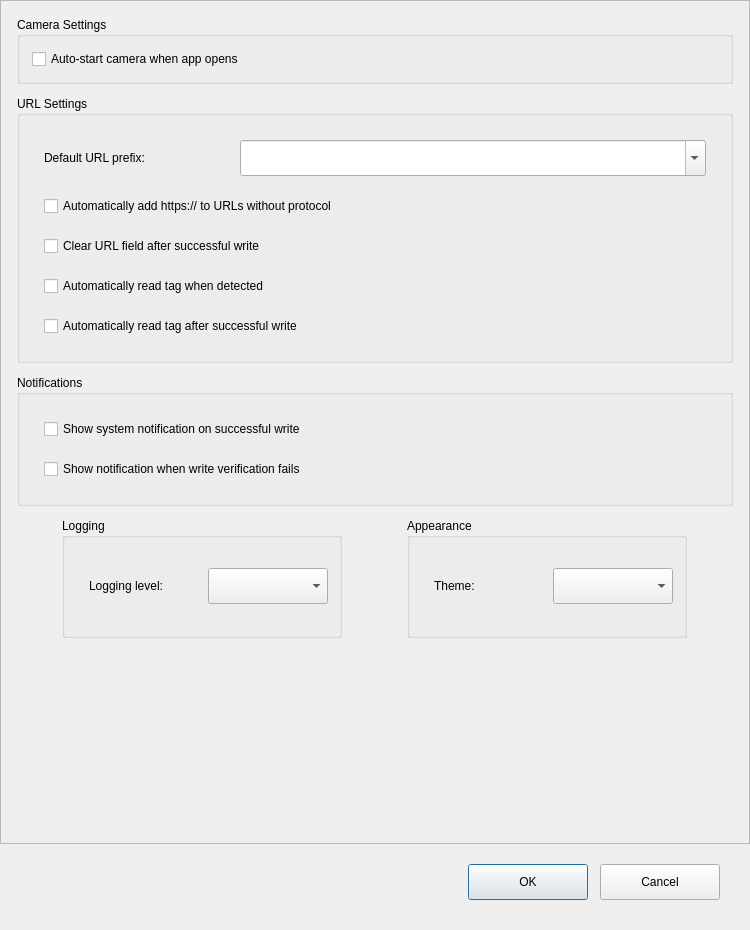
<?xml version="1.0" encoding="UTF-8"?>
<ui version="4.0">
 <class>SettingsDialog</class>
 <widget class="QDialog" name="SettingsDialog">
  <property name="geometry">
   <rect>
    <x>0</x>
    <y>0</y>
    <width>750</width>
    <height>930</height>
   </rect>
  </property>
  <property name="minimumSize">
   <size>
    <width>700</width>
    <height>600</height>
   </size>
  </property>
  <property name="windowTitle">
   <string>Settings</string>
  </property>
  <layout class="QVBoxLayout" name="main_layout">
   <property name="spacing">
    <number>0</number>
   </property>
   <property name="leftMargin">
    <number>0</number>
   </property>
   <property name="topMargin">
    <number>0</number>
   </property>
   <property name="rightMargin">
    <number>0</number>
   </property>
   <property name="bottomMargin">
    <number>0</number>
   </property>
   <item>
    <widget class="QScrollArea" name="scroll_area">
     <property name="widgetResizable">
      <bool>true</bool>
     </property>
     <property name="horizontalScrollBarPolicy">
      <enum>Qt::ScrollBarPolicy::ScrollBarAlwaysOff</enum>
     </property>
     <property name="verticalScrollBarPolicy">
      <enum>Qt::ScrollBarPolicy::ScrollBarAsNeeded</enum>
     </property>
     <widget class="QWidget" name="content_widget">
      <property name="geometry">
       <rect>
        <x>0</x>
        <y>0</y>
        <width>730</width>
        <height>550</height>
       </rect>
      </property>
      <layout class="QVBoxLayout" name="content_layout">
       <property name="spacing">
        <number>12</number>
       </property>
       <property name="leftMargin">
        <number>16</number>
       </property>
       <property name="topMargin">
        <number>16</number>
       </property>
       <property name="rightMargin">
        <number>16</number>
       </property>
       <property name="bottomMargin">
        <number>16</number>
       </property>
       <item>
        <widget class="QGroupBox" name="camera_group">
         <property name="title">
          <string>Camera Settings</string>
         </property>
         <property name="minimumHeight">
          <number>100</number>
         </property>
         <layout class="QVBoxLayout" name="camera_layout">
          <property name="spacing">
           <number>10</number>
          </property>
          <property name="leftMargin">
           <number>12</number>
          </property>
          <property name="topMargin">
           <number>12</number>
          </property>
          <property name="rightMargin">
           <number>12</number>
          </property>
          <property name="bottomMargin">
           <number>12</number>
          </property>
          <item>
           <widget class="QCheckBox" name="auto_start_camera_check">
            <property name="minimumHeight">
             <number>32</number>
            </property>
            <property name="text">
             <string>Auto-start camera when app opens</string>
            </property>
           </widget>
          </item>
         </layout>
        </widget>
       </item>
       <item>
        <widget class="QGroupBox" name="url_group">
         <property name="title">
          <string>URL Settings</string>
         </property>
         <layout class="QVBoxLayout" name="url_layout">
          <property name="spacing">
           <number>20</number>
          </property>
          <property name="leftMargin">
           <number>24</number>
          </property>
          <property name="topMargin">
           <number>24</number>
          </property>
          <property name="rightMargin">
           <number>24</number>
          </property>
          <property name="bottomMargin">
           <number>24</number>
          </property>
          <item>
           <layout class="QHBoxLayout" name="prefix_row">
            <property name="spacing">
             <number>16</number>
            </property>
            <item>
             <widget class="QLabel" name="prefix_label">
              <property name="minimumSize">
               <size>
                <width>180</width>
                <height>36</height>
               </size>
              </property>
              <property name="maximumSize">
               <size>
                <width>180</width>
                <height>36</height>
               </size>
              </property>
              <property name="text">
               <string>Default URL prefix:</string>
              </property>
              <property name="alignment">
               <set>Qt::AlignmentFlag::AlignLeft|Qt::AlignmentFlag::AlignVCenter</set>
              </property>
             </widget>
            </item>
            <item>
             <widget class="QComboBox" name="url_prefix_combo">
              <property name="editable">
               <bool>true</bool>
              </property>
              <property name="minimumSize">
               <size>
                <width>250</width>
                <height>36</height>
               </size>
              </property>
              <property name="maximumSize">
               <size>
                <width>16777215</width>
                <height>36</height>
               </size>
              </property>
             </widget>
            </item>
           </layout>
          </item>
          <item>
           <widget class="QCheckBox" name="auto_add_https_check">
            <property name="minimumHeight">
             <number>32</number>
            </property>
            <property name="maximumHeight">
             <number>32</number>
            </property>
            <property name="text">
             <string>Automatically add https:// to URLs without protocol</string>
            </property>
           </widget>
          </item>
          <item>
           <widget class="QCheckBox" name="clear_url_after_write_check">
            <property name="minimumHeight">
             <number>32</number>
            </property>
            <property name="maximumHeight">
             <number>32</number>
            </property>
            <property name="text">
             <string>Clear URL field after successful write</string>
            </property>
           </widget>
          </item>
          <item>
           <widget class="QCheckBox" name="auto_read_on_detect_check">
            <property name="minimumHeight">
             <number>32</number>
            </property>
            <property name="maximumHeight">
             <number>32</number>
            </property>
            <property name="text">
             <string>Automatically read tag when detected</string>
            </property>
           </widget>
          </item>
          <item>
           <widget class="QCheckBox" name="auto_read_after_write_check">
            <property name="minimumHeight">
             <number>32</number>
            </property>
            <property name="maximumHeight">
             <number>32</number>
            </property>
            <property name="text">
             <string>Automatically read tag after successful write</string>
            </property>
           </widget>
          </item>
         </layout>
        </widget>
       </item>
       <item>
        <widget class="QGroupBox" name="notification_group">
         <property name="title">
          <string>Notifications</string>
         </property>
         <property name="minimumHeight">
          <number>140</number>
         </property>
         <layout class="QVBoxLayout" name="notification_layout">
          <property name="spacing">
           <number>20</number>
          </property>
          <property name="leftMargin">
           <number>24</number>
          </property>
          <property name="topMargin">
           <number>24</number>
          </property>
          <property name="rightMargin">
           <number>24</number>
          </property>
          <property name="bottomMargin">
           <number>24</number>
          </property>
          <item>
           <widget class="QCheckBox" name="notify_on_success_check">
            <property name="minimumHeight">
             <number>32</number>
            </property>
            <property name="text">
             <string>Show system notification on successful write</string>
            </property>
           </widget>
          </item>
          <item>
           <widget class="QCheckBox" name="notify_on_verify_check">
            <property name="minimumHeight">
             <number>32</number>
            </property>
            <property name="text">
             <string>Show notification when write verification fails</string>
            </property>
           </widget>
          </item>
         </layout>
        </widget>
       </item>
       <item>
        <layout class="QHBoxLayout" name="bottom_row">
         <property name="spacing">
          <number>20</number>
         </property>
         <item>
          <widget class="QGroupBox" name="logging_group">
           <property name="title">
            <string>Logging</string>
           </property>
           <property name="minimumSize">
            <size>
             <width>250</width>
             <height>120</height>
            </size>
           </property>
           <property name="maximumSize">
            <size>
             <width>280</width>
             <height>16777215</height>
            </size>
           </property>
           <layout class="QVBoxLayout" name="logging_layout">
            <property name="spacing">
             <number>20</number>
            </property>
            <property name="leftMargin">
             <number>24</number>
            </property>
            <property name="topMargin">
             <number>24</number>
            </property>
            <property name="rightMargin">
             <number>24</number>
            </property>
            <property name="bottomMargin">
             <number>24</number>
            </property>
            <item>
             <layout class="QHBoxLayout" name="log_row">
              <property name="spacing">
               <number>12</number>
              </property>
              <item>
               <widget class="QLabel" name="log_level_label">
                <property name="minimumSize">
                 <size>
                  <width>110</width>
                  <height>36</height>
                 </size>
                </property>
                <property name="maximumSize">
                 <size>
                  <width>110</width>
                  <height>16777215</height>
                 </size>
                </property>
                <property name="text">
                 <string>Logging level:</string>
                </property>
                <property name="alignment">
                 <set>Qt::AlignmentFlag::AlignLeft|Qt::AlignmentFlag::AlignVCenter</set>
                </property>
               </widget>
              </item>
              <item>
               <widget class="QComboBox" name="log_level_combo">
                <property name="minimumSize">
                 <size>
                  <width>120</width>
                  <height>36</height>
                 </size>
                </property>
               </widget>
              </item>
             </layout>
            </item>
           </layout>
          </widget>
         </item>
         <item>
          <widget class="QGroupBox" name="appearance_group">
           <property name="title">
            <string>Appearance</string>
           </property>
           <property name="minimumSize">
            <size>
             <width>250</width>
             <height>120</height>
            </size>
           </property>
           <property name="maximumSize">
            <size>
             <width>280</width>
             <height>16777215</height>
            </size>
           </property>
           <layout class="QVBoxLayout" name="appearance_layout">
            <property name="spacing">
             <number>20</number>
            </property>
            <property name="leftMargin">
             <number>24</number>
            </property>
            <property name="topMargin">
             <number>24</number>
            </property>
            <property name="rightMargin">
             <number>24</number>
            </property>
            <property name="bottomMargin">
             <number>24</number>
            </property>
            <item>
             <layout class="QHBoxLayout" name="theme_row">
              <property name="spacing">
               <number>12</number>
              </property>
              <item>
               <widget class="QLabel" name="theme_label">
                <property name="minimumSize">
                 <size>
                  <width>110</width>
                  <height>36</height>
                 </size>
                </property>
                <property name="maximumSize">
                 <size>
                  <width>110</width>
                  <height>16777215</height>
                 </size>
                </property>
                <property name="text">
                 <string>Theme:</string>
                </property>
                <property name="alignment">
                 <set>Qt::AlignmentFlag::AlignLeft|Qt::AlignmentFlag::AlignVCenter</set>
                </property>
               </widget>
              </item>
              <item>
               <widget class="QComboBox" name="theme_combo">
                <property name="minimumSize">
                 <size>
                  <width>120</width>
                  <height>36</height>
                 </size>
                </property>
               </widget>
              </item>
             </layout>
            </item>
           </layout>
          </widget>
         </item>
       </layout>
       </item>
       <item>
        <spacer name="verticalSpacer">
         <property name="orientation">
          <enum>Qt::Orientation::Vertical</enum>
         </property>
         <property name="sizeHint" stdset="0">
          <size>
           <width>20</width>
           <height>40</height>
          </size>
         </property>
        </spacer>
       </item>
      </layout>
     </widget>
    </widget>
   </item>
   <item>
    <layout class="QHBoxLayout" name="button_layout">
     <property name="spacing">
      <number>12</number>
     </property>
     <property name="leftMargin">
      <number>30</number>
     </property>
     <property name="topMargin">
      <number>20</number>
     </property>
     <property name="rightMargin">
      <number>30</number>
     </property>
     <property name="bottomMargin">
      <number>30</number>
     </property>
     <item>
      <spacer name="horizontalSpacer">
       <property name="orientation">
        <enum>Qt::Orientation::Horizontal</enum>
       </property>
       <property name="sizeHint" stdset="0">
        <size>
         <width>40</width>
         <height>20</height>
        </size>
       </property>
      </spacer>
     </item>
     <item>
      <widget class="QPushButton" name="ok_button">
       <property name="minimumSize">
        <size>
         <width>120</width>
         <height>36</height>
        </size>
       </property>
       <property name="text">
        <string>OK</string>
       </property>
      </widget>
     </item>
     <item>
      <widget class="QPushButton" name="cancel_button">
       <property name="minimumSize">
        <size>
         <width>120</width>
         <height>36</height>
        </size>
       </property>
       <property name="text">
        <string>Cancel</string>
       </property>
      </widget>
     </item>
    </layout>
   </item>
  </layout>
 </widget>
 <resources/>
 <connections/>
</ui>
